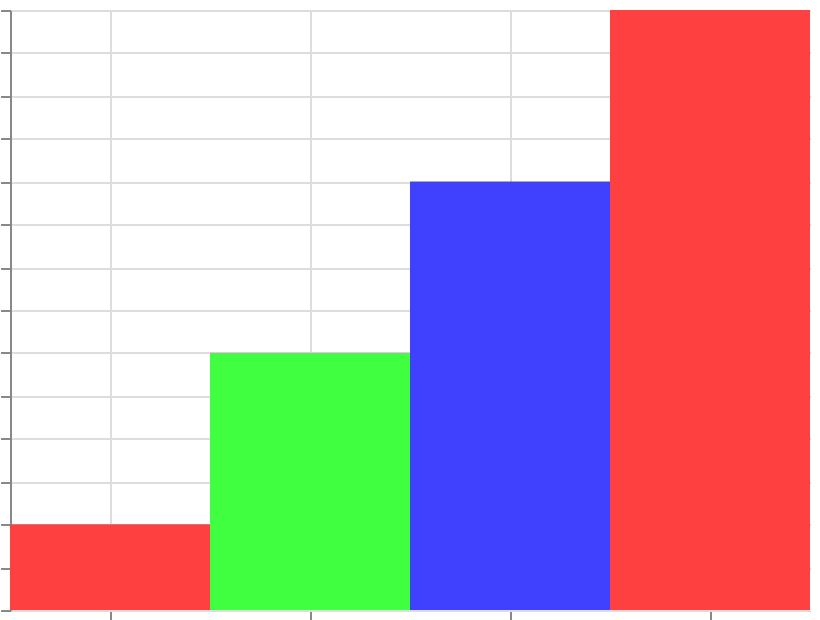

The specification (Vega-Lite) saved for this image:
### Vega specification from a JSON file in a GitHub repository (floating-point values rounded to 4 significant figures)
{"$schema": "https://vega.github.io/schema/vega/v6.json", "width": 400, "height": 300, "padding": 5, "autosize": "none", "data": [{"name": "table", "values": [{"cat": "A", "val": 10}, {"cat": "B", "val": 30}, {"cat": "C", "val": 50}, {"cat": "D", "val": 70}]}], "scales": [{"name": "x", "type": "band", "domain": {"data": "table", "field": "cat", "sort": true}, "range": "width"}, {"name": "y", "type": "linear", "domain": {"data": "table", "field": "val"}, "range": [{"signal": "height"}, 0], "zero": true, "nice": true}, {"name": "color", "type": "sequential", "domain": {"data": "table", "field": "val"}, "scheme": "sinebow"}], "marks": [{"type": "rect", "from": {"data": "table"}, "encode": {"update": {"x": {"scale": "x", "field": "cat"}, "width": {"scale": "x", "band": 1}, "y": {"scale": "y", "field": "val"}, "y2": {"scale": "y", "value": 0}, "fill": {"scale": "color", "field": "val"}}}}], "axes": [{"scale": "x", "orient": "bottom", "grid": true, "labels": false}, {"scale": "y", "orient": "left", "grid": true, "labels": false}], "legends": [{"fill": "color"}]}
